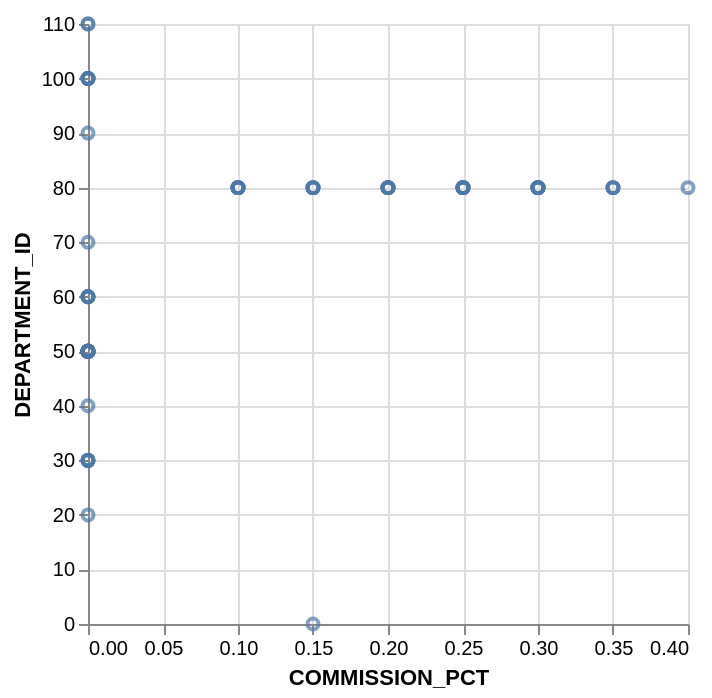

The specification (Vega-Lite) saved for this image:
### Vega-Lite specification from a JSON file in a GitHub repository (floating-point values rounded to 4 significant figures)
{"data": {"values": [{"x_data": 0, "y_data": 90}, {"x_data": 0, "y_data": 60}, {"x_data": 0, "y_data": 60}, {"x_data": 0, "y_data": 60}, {"x_data": 0, "y_data": 60}, {"x_data": 0, "y_data": 60}, {"x_data": 0, "y_data": 100}, {"x_data": 0, "y_data": 100}, {"x_data": 0, "y_data": 100}, {"x_data": 0, "y_data": 100}, {"x_data": 0, "y_data": 100}, {"x_data": 0, "y_data": 100}, {"x_data": 0, "y_data": 30}, {"x_data": 0, "y_data": 30}, {"x_data": 0, "y_data": 30}, {"x_data": 0, "y_data": 30}, {"x_data": 0, "y_data": 30}, {"x_data": 0, "y_data": 50}, {"x_data": 0, "y_data": 50}, {"x_data": 0, "y_data": 50}, {"x_data": 0, "y_data": 50}, {"x_data": 0, "y_data": 50}, {"x_data": 0, "y_data": 50}, {"x_data": 0, "y_data": 50}, {"x_data": 0, "y_data": 50}, {"x_data": 0, "y_data": 50}, {"x_data": 0, "y_data": 50}, {"x_data": 0, "y_data": 50}, {"x_data": 0, "y_data": 50}, {"x_data": 0, "y_data": 50}, {"x_data": 0, "y_data": 50}, {"x_data": 0, "y_data": 50}, {"x_data": 0, "y_data": 50}, {"x_data": 0, "y_data": 50}, {"x_data": 0, "y_data": 50}, {"x_data": 0, "y_data": 50}, {"x_data": 0, "y_data": 50}, {"x_data": 0, "y_data": 50}, {"x_data": 0, "y_data": 50}, {"x_data": 0, "y_data": 50}, {"x_data": 0, "y_data": 50}, {"x_data": 0.4, "y_data": 80}, {"x_data": 0.3, "y_data": 80}, {"x_data": 0.3, "y_data": 80}, {"x_data": 0.3, "y_data": 80}, {"x_data": 0.2, "y_data": 80}, {"x_data": 0.3, "y_data": 80}, {"x_data": 0.25, "y_data": 80}, {"x_data": 0.25, "y_data": 80}, {"x_data": 0.2, "y_data": 80}, {"x_data": 0.2, "y_data": 80}, {"x_data": 0.15, "y_data": 80}, {"x_data": 0.35, "y_data": 80}, {"x_data": 0.35, "y_data": 80}, {"x_data": 0.35, "y_data": 80}, {"x_data": 0.3, "y_data": 80}, {"x_data": 0.3, "y_data": 80}, {"x_data": 0.25, "y_data": 80}, {"x_data": 0.25, "y_data": 80}, {"x_data": 0.15, "y_data": 80}, {"x_data": 0.1, "y_data": 80}, {"x_data": 0.1, "y_data": 80}, {"x_data": 0.1, "y_data": 80}, {"x_data": 0.1, "y_data": 80}, {"x_data": 0.25, "y_data": 80}, {"x_data": 0.2, "y_data": 80}, {"x_data": 0.2, "y_data": 80}, {"x_data": 0.15, "y_data": 80}, {"x_data": 0.15, "y_data": 80}, {"x_data": 0.1, "y_data": 80}, {"x_data": 0.3, "y_data": 80}, {"x_data": 0.25, "y_data": 80}, {"x_data": 0.2, "y_data": 80}, {"x_data": 0.15, "y_data": 0}, {"x_data": 0.1, "y_data": 80}, {"x_data": 0, "y_data": 50}, {"x_data": 0, "y_data": 50}, {"x_data": 0, "y_data": 50}, {"x_data": 0, "y_data": 50}, {"x_data": 0, "y_data": 50}, {"x_data": 0, "y_data": 50}, {"x_data": 0, "y_data": 50}, {"x_data": 0, "y_data": 50}, {"x_data": 0, "y_data": 50}, {"x_data": 0, "y_data": 50}, {"x_data": 0, "y_data": 50}, {"x_data": 0, "y_data": 50}, {"x_data": 0, "y_data": 50}, {"x_data": 0, "y_data": 50}, {"x_data": 0, "y_data": 50}, {"x_data": 0, "y_data": 50}, {"x_data": 0, "y_data": 50}, {"x_data": 0, "y_data": 50}, {"x_data": 0, "y_data": 50}, {"x_data": 0, "y_data": 50}, {"x_data": 0, "y_data": 20}, {"x_data": 0, "y_data": 40}, {"x_data": 0, "y_data": 70}, {"x_data": 0, "y_data": 110}, {"x_data": 0, "y_data": 110}]}, "mark": "point", "encoding": {"x": {"field": "x_data", "type": "quantitative", "title": "COMMISSION_PCT"}, "y": {"field": "y_data", "type": "quantitative", "title": "DEPARTMENT_ID"}}}
